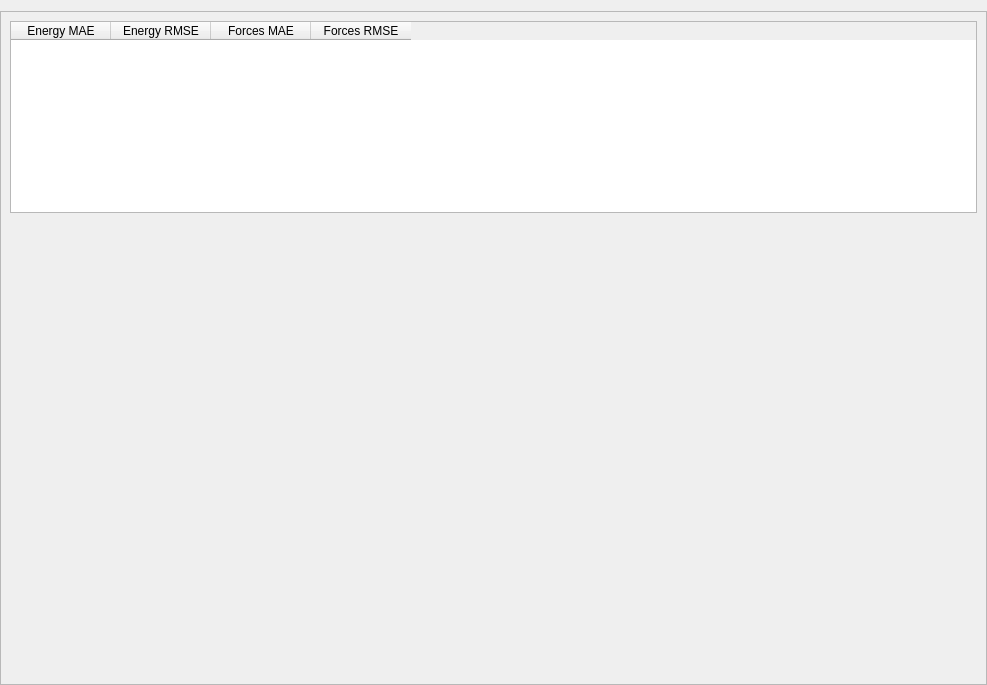
<?xml version="1.0" encoding="UTF-8"?>
<ui version="4.0">
 <class>Form</class>
 <widget class="QWidget" name="Form">
  <property name="geometry">
   <rect>
    <x>0</x>
    <y>0</y>
    <width>987</width>
    <height>685</height>
   </rect>
  </property>
  <property name="windowTitle">
   <string>Form</string>
  </property>
  <layout class="QVBoxLayout" name="verticalLayout">
   <property name="leftMargin">
    <number>0</number>
   </property>
   <property name="rightMargin">
    <number>0</number>
   </property>
   <property name="bottomMargin">
    <number>0</number>
   </property>
   <item>
    <widget class="QScrollArea" name="scrollArea">
     <property name="widgetResizable">
      <bool>true</bool>
     </property>
     <widget class="QWidget" name="scrollAreaWidgetContents">
      <property name="geometry">
       <rect>
        <x>0</x>
        <y>0</y>
        <width>985</width>
        <height>671</height>
       </rect>
      </property>
      <layout class="QVBoxLayout" name="verticalLayout_2">
       <item>
        <widget class="QTableWidget" name="errorsTable">
         <property name="sizePolicy">
          <sizepolicy hsizetype="Preferred" vsizetype="Preferred">
           <horstretch>0</horstretch>
           <verstretch>0</verstretch>
          </sizepolicy>
         </property>
         <column>
          <property name="text">
           <string>Energy MAE</string>
          </property>
         </column>
         <column>
          <property name="text">
           <string>Energy RMSE</string>
          </property>
         </column>
         <column>
          <property name="text">
           <string>Forces MAE</string>
          </property>
         </column>
         <column>
          <property name="text">
           <string>Forces RMSE</string>
          </property>
         </column>
        </widget>
       </item>
       <item>
        <widget class="QWidget" name="dataDistWidget" native="true">
         <layout class="QHBoxLayout" name="dataDistLayout">
          <item>
           <widget class="QWidget" name="energyDistPH" native="true"/>
          </item>
          <item>
           <widget class="QWidget" name="forcesDistPH" native="true"/>
          </item>
         </layout>
        </widget>
       </item>
       <item>
        <widget class="QWidget" name="errorDistWidget" native="true">
         <layout class="QHBoxLayout" name="errorDistLayout">
          <item>
           <widget class="QWidget" name="energyErrorDistPH" native="true"/>
          </item>
          <item>
           <widget class="QWidget" name="forcesErrorDistPH" native="true"/>
          </item>
         </layout>
        </widget>
       </item>
       <item>
        <spacer name="verticalSpacer">
         <property name="orientation">
          <enum>Qt::Vertical</enum>
         </property>
         <property name="sizeHint" stdset="0">
          <size>
           <width>20</width>
           <height>40</height>
          </size>
         </property>
        </spacer>
       </item>
      </layout>
     </widget>
    </widget>
   </item>
  </layout>
 </widget>
 <resources/>
 <connections/>
</ui>
